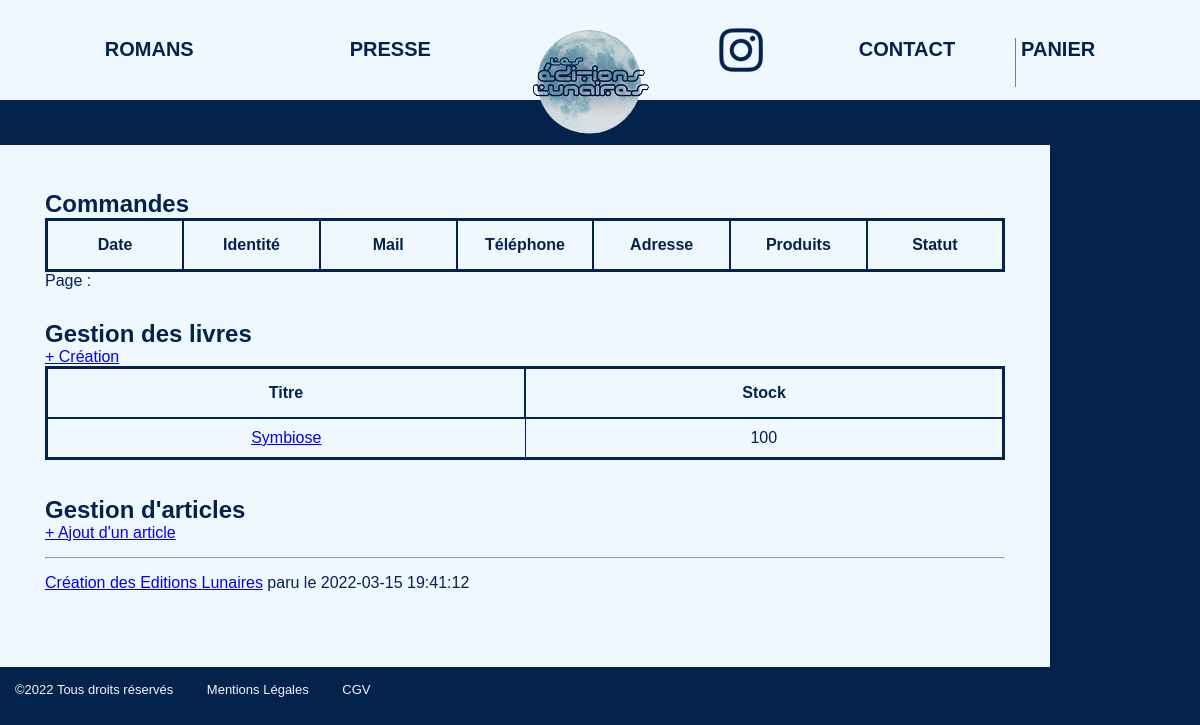
Screenshot of /site/admin.php (signed in) with the database file from the repository.
### tables this page shows
CREATE TABLE `listelivres` (
  `id` int(11) NOT NULL,
  `titre` varchar(255) NOT NULL,
  `genre` varchar(255) NOT NULL,
  `longueur` int(3) UNSIGNED NOT NULL,
  `dimensions` varchar(255) NOT NULL,
  `poids` int(3) UNSIGNED NOT NULL,
  `auteur` varchar(255) NOT NULL,
  `isbnbroche` varchar(15) NOT NULL,
  `prixbroche` decimal(4,2) UNSIGNED NOT NULL,
  `isbnnumerique` varchar(15) NOT NULL,
  `prixnumerique` decimal(4,2) UNSIGNED NOT NULL,
  `resume` text NOT NULL,
  `note` decimal(4,2) DEFAULT NULL,
  `sortie` date NOT NULL,
  `stock` int(4) NOT NULL
);

CREATE TABLE `articles` (
  `id` int(11) NOT NULL,
  `titre` varchar(255) NOT NULL,
  `parution` timestamp NOT NULL DEFAULT CURRENT_TIMESTAMP ON UPDATE CURRENT_TIMESTAMP,
  `contenu` text NOT NULL
);

### site/admin.php (the view, shortened to what this page needs)
<?php require 'header.php'; ?>
	<main>
		<section class="admin">
			<?php if(!isset($_SESSION['admin'])):?>
				<form class="connexion" action="connection.php" method="post">
					<label for="identifiant">Identifiant : </label>
					<input type="text" name="identifiant" required/>
					<label for="password">Mot de passe : </label>
					<input type="password" name="password" required/>
					<input type="submit" value="connexion">
				</form>
			<?php else: ?>
				<h1>Commandes</h1>
				<table class="commandes">
					<thead>
						<th scope="col">Date</th>
						<th scope="col">Identit&eacute;</th>
						<th scope="col">Mail</th>
						<th scope="col">T&eacute;l&eacute;phone</th>
						<th scope="col">Adresse</th>
						<th scope="col">Produits</th>
						<th scope="col">Statut</th>
					</thead>
				</table>
				<p>Page :
				</p>
				<h1>Gestion des livres </h1>
				<a href="creation.php" title="creation d'un livre">+ Cr&eacute;ation</a>
				<?php
				$req2 = $db->prepare('SELECT * FROM listelivres ORDER BY titre ASC');
				$req2 -> execute();
				$livres = $req2 -> fetchAll();
				?>
				<table class="commandes">
					<thead>
						<th scope="col">Titre</th>
						<th scope="col">Stock</th>
					</thead>
					<tbody>
						<?php foreach($livres as $livre): ?>
						<tr>
							<td><a href='edition.php?id=<?php echo $livre['id'];?>'><?php echo $livre['titre'];?></a></td>
							<td><?php echo $livre['stock'];?></td>
						</tr>
						<?php endforeach; ?>
					</tbody>
				</table>
				<br/><br/>
				<h1>Gestion d&apos;articles</h1>
				<a href="article.php" title="Cr&eacute;ation d&apos;un article.">+ Ajout d&apos;un article</a>
				<?php
				$req3 = $db->prepare('SELECT id,titre,parution FROM articles ORDER BY id DESC LIMIT 5');
				$req3 -> execute();
				$articles = $req3->fetchAll();
				foreach($articles as $article){
					echo '<hr/><p><a href="modification.php?id='.$article['id'].'" title="Modifier l&apos;article">'.$article['titre'].'</a> paru le '.$article['parution'].'</p>';
				}
				?>
			<?php endif; ?>
		</section>
	</main>
<?php require 'footer.php';?>

### site/style/style.css (style rules this page uses)
body { background-color: rgb(3 34 76); font-family: Arial, Helvetica, sans-serif; }
hr { margin: 15px 0px 15px 0px; }
.admin { margin: 145px 0 15px 0; width: 80vw; background-color: aliceblue; padding: 45px 45px 45px 45px; text-align: justify; color: rgb(3 34 76); margin-bottom: 10px; }
.admin table { table-layout: fixed; width: 100%; border-collapse: collapse; border: 3px solid rgb(3 34 76); }
.admin th { padding: 15px; text-align: center; border: 2px solid rgb(3 34 76); }
.admin td { padding: 10px; text-align: center; border: 1px solid rgb(3 34 76); }
.admin p { margin-bottom: 30px; }

### rows the page displays
listelivres: titre "Symbiose", stock "100"
articles: titre "Création des Editions Lunaires", parution "2022-03-15 19:41:12"
